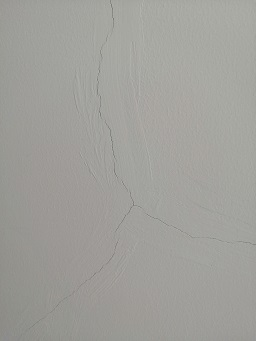
//> input picture 算法测试/3.4/DefectDetection/DefectDetection/liewen.jpg, 256 x 341 px; the run also reads 1 picture not shown here
$ ./main   (built with g++ and OpenCV 4)
//> lines starting //> are read from the running program, lines starting //| are printed output that depends on the picture; after the words box and inside, x2 and y2 are one past the last pixel; in counts of white or black regions, pixels touching at a corner belong together
#include <iostream>

#include <opencv2/highgui/highgui.hpp>
#include <opencv2/imgproc/imgproc.hpp>
#include <opencv2/core/core.hpp>

#include <ctime>

// [8 lines left out: function addContrast, not called in this run]


// 骨架原理细化
void cvThin(cv::Mat& src, cv::Mat& dst, int intera)
{
	if (src.type() != CV_8UC1)
	{
		printf("只能处理二值或灰度图像\n");
		return;
	}
	//非原地操作时候，copy src到dst
	if (dst.data != src.data)
	{
		src.copyTo(dst);
	}

	int i, j, n;
	int width, height;
	width = src.cols - 1;
	//之所以减1，是方便处理8邻域，防止越界
	height = src.rows - 1;
	int step = src.step;
	int  p2, p3, p4, p5, p6, p7, p8, p9;
	uchar* img;
	bool ifEnd;
	int A1;
	cv::Mat tmpimg;
	//n表示迭代次数
	for (n = 0; n<intera; n++)
	{
		dst.copyTo(tmpimg);
		ifEnd = false;
		img = tmpimg.data;
		for (i = 1; i < height; i++)
		{
			img += step;
			for (j = 1; j<width; j++)
			{
				uchar* p = img + j;
				A1 = 0;
				if (p[0] > 0)
				{
					if (p[-step] == 0 && p[-step + 1]>0) //p2,p3 01模式
					{
						A1++;
					}
					if (p[-step + 1] == 0 && p[1]>0) //p3,p4 01模式
					{
						A1++;
					}
					if (p[1] == 0 && p[step + 1]>0) //p4,p5 01模式
					{
						A1++;
					}
					if (p[step + 1] == 0 && p[step]>0) //p5,p6 01模式
					{
						A1++;
					}
					if (p[step] == 0 && p[step - 1]>0) //p6,p7 01模式
					{
						A1++;
					}
					if (p[step - 1] == 0 && p[-1]>0) //p7,p8 01模式
					{
						A1++;
					}
					if (p[-1] == 0 && p[-step - 1]>0) //p8,p9 01模式
					{
						A1++;
					}
					if (p[-step - 1] == 0 && p[-step]>0) //p9,p2 01模式
					{
						A1++;
					}
					p2 = p[-step]>0 ? 1 : 0;
					p3 = p[-step + 1]>0 ? 1 : 0;
					p4 = p[1]>0 ? 1 : 0;
					p5 = p[step + 1]>0 ? 1 : 0;
					p6 = p[step]>0 ? 1 : 0;
					p7 = p[step - 1]>0 ? 1 : 0;
					p8 = p[-1]>0 ? 1 : 0;
					p9 = p[-step - 1]>0 ? 1 : 0;
					if ((p2 + p3 + p4 + p5 + p6 + p7 + p8 + p9)>1 && (p2 + p3 + p4 + p5 + p6 + p7 + p8 + p9)<7 && A1 == 1)
					{
						if ((p2 == 0 || p4 == 0 || p6 == 0) && (p4 == 0 || p6 == 0 || p8 == 0)) //p2*p4*p6=0 && p4*p6*p8==0
						{
							dst.at<uchar>(i, j) = 0; //满足删除条件，设置当前像素为0
							ifEnd = true;
						}
					}
				}
			}
		}

		dst.copyTo(tmpimg);
		img = tmpimg.data;
		for (i = 1; i < height; i++)
		{
			img += step;
			for (j = 1; j<width; j++)
			{
				A1 = 0;
				uchar* p = img + j;
				if (p[0] > 0)
				{
					if (p[-step] == 0 && p[-step + 1]>0) //p2,p3 01模式
					{
						A1++;
					}
					if (p[-step + 1] == 0 && p[1]>0) //p3,p4 01模式
					{
						A1++;
					}
					if (p[1] == 0 && p[step + 1]>0) //p4,p5 01模式
					{
						A1++;
					}
					if (p[step + 1] == 0 && p[step]>0) //p5,p6 01模式
					{
						A1++;
					}
					if (p[step] == 0 && p[step - 1]>0) //p6,p7 01模式
					{
						A1++;
					}
					if (p[step - 1] == 0 && p[-1]>0) //p7,p8 01模式
					{
						A1++;
					}
					if (p[-1] == 0 && p[-step - 1]>0) //p8,p9 01模式
					{
						A1++;
					}
					if (p[-step - 1] == 0 && p[-step]>0) //p9,p2 01模式
					{
						A1++;
					}
					p2 = p[-step]>0 ? 1 : 0;
					p3 = p[-step + 1]>0 ? 1 : 0;
					p4 = p[1]>0 ? 1 : 0;
					p5 = p[step + 1]>0 ? 1 : 0;
					p6 = p[step]>0 ? 1 : 0;
					p7 = p[step - 1]>0 ? 1 : 0;
					p8 = p[-1]>0 ? 1 : 0;
					p9 = p[-step - 1]>0 ? 1 : 0;
					if ((p2 + p3 + p4 + p5 + p6 + p7 + p8 + p9)>1 && (p2 + p3 + p4 + p5 + p6 + p7 + p8 + p9)<7 && A1 == 1)
					{
						if ((p2 == 0 || p4 == 0 || p8 == 0) && (p2 == 0 || p6 == 0 || p8 == 0)) //p2*p4*p8=0 && p2*p6*p8==0
						{
							dst.at<uchar>(i, j) = 0; //满足删除条件，设置当前像素为0
							ifEnd = true;
						}
					}
				}
			}
		}

		//如果两个子迭代已经没有可以细化的像素了，则退出迭代
		if (!ifEnd) break;
	}

}

// 形态学检测+边缘提取
// [155 lines left out: functions cannyDetect, test, getPixel, not called in this run]

void shapeFeature(cv::Mat &input, cv::Mat dstImg) {
	// [29 lines of commented-out code are left out]

	cv::Mat labels = cv::Mat::zeros(input.size(), CV_32S);
	cv::Mat stats, centroids;
	int num_labels = connectedComponentsWithStats(dstImg, labels, stats, centroids, 8, 4);

	std::vector<cv::Vec3b> colors(num_labels);

	// background color
	colors[0] = cv::Vec3b(0, 0, 0);

	std::vector<int> error_label;

	for (int i = 1; i < num_labels; i++) {
		if (stats.at<int>(i, cv::CC_STAT_AREA) < 10)	// 面积小于10个像素点视为误判
			error_label.push_back(i);
		else
			colors[i] = cv::Vec3b(0, 0, 255);
	}


	printf("total labels : %d\n", (num_labels - 1 - error_label.size()));

	// render result
	cv::Mat dst = input.clone();
	for (int row = 0; row < input.rows; row++) {
		for (int col = 0; col < input.cols; col++) {
			int label = labels.at<int>(row, col);
			for (int i = 0; i < error_label.size(); i++) {
				if (label == error_label[i])
					label = 0;
			}
			if (label == 0) continue;
			dst.at<cv::Vec3b>(row, col) = colors[label];
		}
	}

	for (int i = 1; i < num_labels; i++) {
		int area = stats.at<int>(i, cv::CC_STAT_AREA);
		if (area < 10) continue;

		cv::Vec2d pt = centroids.at<cv::Vec2d>(i, 0);
		int x = stats.at<int>(i, cv::CC_STAT_LEFT);
		int y = stats.at<int>(i, cv::CC_STAT_TOP);
		int width = stats.at<int>(i, cv::CC_STAT_WIDTH);
		int height = stats.at<int>(i, cv::CC_STAT_HEIGHT);

		//double length = cv::arcLength(input(cv::Rect(x, y, width, height)), false);
		//int length = getPixel(input(cv::Rect(x, y, width, height)));
		double length = 2 * (width + height);

		double mT = (double) length / area;		// 伸长度
		double mC = (double) 4 * 3.14 * area / (length * length);		// 圆形度
		double mPS = (double) area / length;			// 单位长度缺陷面积
		double mRect = (double) (area / (width / 2) * (height / 2));	// 矩形度


		std::cout << "label:" << i << " area:" << area
			<< " length:" << length << " 伸长度:" << mT
			<< " 圆形度:" << mC << " 单位长度缺陷面积:" << mPS
			<< " 矩形度:" << mRect
			<< std::endl;

		//circle(dst, cv::Point(pt[0], pt[1]), 2, cv::Scalar(0, 0, 255), -1, 8, 0);
		rectangle(dst, cv::Rect(x, y, width, height), cv::Scalar(255, 0, 255), 1, 8, 0);
	}
	cv::imshow("ccla-demo", dst);
}

void crackDetect(cv::Mat input) {
	cv::imshow("input", input);

	cv::Mat blur1;
	cv::GaussianBlur(input, blur1, cv::Size(5, 5), 0, 0);
	cv::imshow("GaussianBlur", blur1);

	cv::Mat imageLog(blur1.size(), CV_32FC3);
	for (int i = 0; i < blur1.rows; i++)
	{
		for (int j = 0; j < blur1.cols; j++)
		{
			imageLog.at<cv::Vec3f>(i, j)[0] = log(1 + blur1.at<cv::Vec3b>(i, j)[0]);
			imageLog.at<cv::Vec3f>(i, j)[1] = log(1 + blur1.at<cv::Vec3b>(i, j)[1]);
			imageLog.at<cv::Vec3f>(i, j)[2] = log(1 + blur1.at<cv::Vec3b>(i, j)[2]);
		}
	}

	//归一化到0~255
	normalize(imageLog, imageLog, 0, 255, CV_MINMAX);
	//转换成8bit图像显示
	convertScaleAbs(imageLog, imageLog);
	cv::imshow("8bit", imageLog);

	cv::Mat blur2;
	cv::GaussianBlur(imageLog, blur2, cv::Size(3, 3), 4, 4);
	cv::imshow("GaussianBlur", blur2);

	cv::Mat gray, binary;
	cv::cvtColor(blur2, gray, cv::COLOR_BGR2GRAY);
	cv::imshow("gray", gray);

	cv::Mat canny;
	cv::Canny(gray, canny, 50, 155);
	cv::imshow("Canny", canny);
	//cv::Laplacian(gray, canny, CV_16S, 3, 1, 0, cv::BORDER_DEFAULT);
	//cv::convertScaleAbs(canny, canny);
	//cv::imshow("Canny", canny);

	cv::adaptiveThreshold(gray, binary, 255, CV_ADAPTIVE_THRESH_GAUSSIAN_C, CV_THRESH_BINARY, 15, 10);
	imshow("binary", binary);

	// 形态学操作
	cv::Mat dstImg;

	cv::Mat kernel = cv::getStructuringElement(cv::MorphShapes::MORPH_ELLIPSE, cv::Size(3, 3), cv::Point(-1, -1));
	cv::dilate(canny, dstImg, kernel);
	cv::imshow("dilate", dstImg);
	morphologyEx(dstImg, dstImg, CV_MOP_CLOSE, kernel, cv::Point(-1, -1));

	cv::imshow("morphologyEx", dstImg);

	cvThin(dstImg, dstImg, 5);
	cv::imshow("cvThin", dstImg);

	shapeFeature(input, dstImg);
	cv::imshow("result", input);
	// [75 lines of commented-out code are left out]
}

int main() {
	clock_t startTime, endTime;

	cv::Mat lieWen = cv::imread("./liewen.jpg");	// 256 * 341
//> lieWen is the input picture: 341 rows x 256 cols, CV_8UC3; mean B, G, R 155, 159.7, 160.3
	cv::Mat lieWen2 = cv::imread("./liewen2.jpg");	// 256 * 341
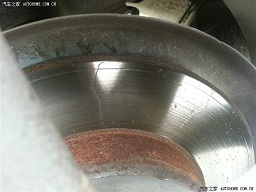
//> input picture 算法测试/3.4/DefectDetection/DefectDetection/liewen2.jpg, 256 x 192 px
//> lieWen2 is the input picture: 192 rows x 256 cols, CV_8UC3; mean B, G, R 113.4, 122.4, 124.5
	cv::Mat lieWen3 = cv::imread("./liewen3.jpg");
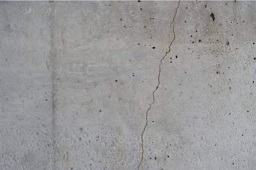
//> input picture 算法测试/3.4/DefectDetection/DefectDetection/liewen3.jpg, 256 x 170 px
//> lieWen3 is the input picture: 170 rows x 256 cols, CV_8UC3; mean B, G, R 153.5, 152.4, 153.4
	cv::Mat huaHen = cv::imread("./huahen.jpg");	// 256 * 123
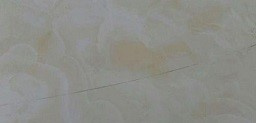
//> input picture 算法测试/3.4/DefectDetection/DefectDetection/huahen.jpg, 256 x 123 px
//> huaHen is the input picture: 123 rows x 256 cols, CV_8UC3; mean B, G, R 136, 141, 140.3
	cv::Mat diandu = cv::imread("./diandu.png");	// 256 * 123
	cv::Mat huaHen2 = cv::imread("./huahen2.png");	// 256 * 185
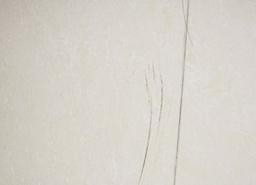
//> input picture 算法测试/3.4/DefectDetection/DefectDetection/huahen2.png, 256 x 185 px
//> huaHen2 is the input picture: 185 rows x 256 cols, CV_8UC3; mean B, G, R 202.3, 210.1, 214.7
	cv::Mat huaHen3 = cv::imread("./huahen3.jpg");	// 256 * 123
//> huahen3.jpg cannot be read in this run, so this picture is empty
	startTime = clock();	// 计时开始

	// [4 lines of commented-out code are left out]
	crackDetect(lieWen);
//> in crackDetect, `cv::Canny(gray, canny, 50, 155);`: canny: 341 rows x 256 cols, CV_8UC1; 1.1% white in thin lines or dots, all inside (x1, y1, x2, y2) = (26, 0, 256, 334)
//> in crackDetect, `cv::adaptiveThreshold(gray, binary, 255, CV_ADAPTIVE_THRESH_GAUSSIAN_C..`: binary: 341 rows x 256 cols, CV_8UC1; 98.9% white; black in thin lines or dots, all inside (x1, y1, x2, y2) = (32, 0, 256, 327)
//> in crackDetect, `cv::dilate(canny, dstImg, kernel);`: dstImg: 341 rows x 256 cols, CV_8UC1; 2.9% white; 5 white regions, box (x1, y1, x2, y2) and area: (94, 33, 173, 235) 1435, (25, 238, 122, 335) 698, (107, 0, 117, 37) 212, (86, 159, 102, 187) 92, (236, 241, 256, 248) 61
//> in crackDetect, `morphologyEx(dstImg, dstImg, CV_MOP_CLOSE, kernel, cv::Point(-1, -1));`:
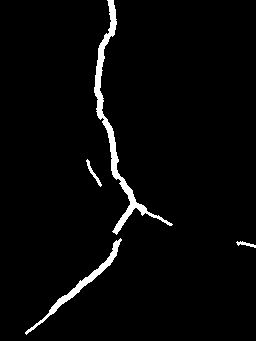
//> dstImg: 341 rows x 256 cols, CV_8UC1; 3% white; 4 white regions, box (x1, y1, x2, y2) and area: (94, 0, 173, 235) 1727, (25, 238, 122, 335) 727, (86, 159, 102, 187) 92, (236, 241, 256, 248) 61
//> the loop in cvThin, `for (n = 0; n<intera; n++)` made 5 passes
//> p2 on passes 1 to 5: 1, 1, 1, 0, 0
//> after the loop in cvThin, `for (n = 0; n<intera; n++)`:
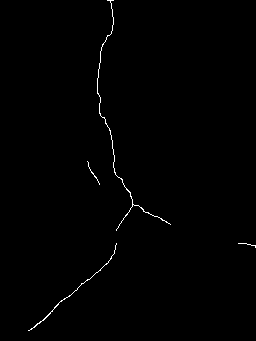
//> tmpimg: 341 rows x 256 cols, CV_8UC1; 0.55% white in thin lines or dots, all inside (x1, y1, x2, y2) = (28, 0, 256, 331)
//> after the loop in cvThin, `for (n = 0; n<intera; n++)`: A1 = 0; p3 = 1; p4 = 0
//> in shapeFeature, `int num_labels = connectedComponentsWithStats(dstImg, labels, stats, c..`: labels: 341 rows x 256 cols, CV_32SC1; 5 distinct labels, from 0 to 4
//> in shapeFeature, `int num_labels = connectedComponentsWithStats(dstImg, labels, stats, c..`: stats = [[0, 0, 256, 341, 86815], [97, 0, 74, 231, 303], [87, 161, 13, 24, 28], [28, 243, 89, 88, 130], [238, 243, 18, 5, 20]]; centroids = [[127.6, 169.9], [117.1, 129.7], [92.68, 172.8], [72.05, 292], [247.3, 244.1]]; num_labels = 5
//> the loop in shapeFeature, `for (int i = 1; i < num_labels; i++)` made 4 passes
//| total labels : 4
//> after the loop in shapeFeature, `for (int row = 0; row < input.rows; row++)`: dst: 341 rows x 256 cols, CV_8UC3; 0.55% of pixels changed, all inside (x1, y1, x2, y2) = (28, 0, 256, 331)
//> the loop in shapeFeature, `for (int i = 1; i < num_labels; i++)` made 4 passes
//> (area, pt, x, y, width, height, length, mT) on passes 1 to 4: (303, [117.1, 129.7], 97, 0, 74, 231, 610, 2.01), (28, [92.68, 172.8], 87, 161, 13, 24, 74, 2.64), (130, [72.05, 292], 28, 243, 89, 88, 354, 2.72), (20, [247.3, 244.1], 238, 243, 18, 5, 46, 2.3)
//| label:1 area:303 length:610 伸长度:2.0132 圆形度:0.0102276 单位长度缺陷面积:0.496721 矩形度:920
//| label:2 area:28 length:74 伸长度:2.64286 圆形度:0.0642221 单位长度缺陷面积:0.378378 矩形度:48
//| label:3 area:130 length:354 伸长度:2.72308 圆形度:0.0130295 单位长度缺陷面积:0.367232 矩形度:88
//| label:4 area:20 length:46 伸长度:2.3 圆形度:0.118715 单位长度缺陷面积:0.434783 矩形度:4
//> after the loop in shapeFeature, `for (int i = 1; i < num_labels; i++)`:
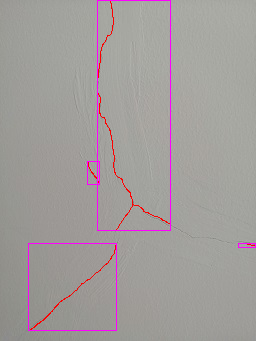
//> dst: 341 rows x 256 cols, CV_8UC3; mean B, G, R 155.5, 157, 162
	std::cout << "-----------------------" << std::endl;
	// [6 lines of commented-out code are left out]

	endTime = clock();	// 计时结束

	std::cout << "The run time is : "
		<< (double)(endTime - startTime) / CLOCKS_PER_SEC << "s" << std::endl;
	cv::waitKey(0);

	system("pause");
	return 0;
}
